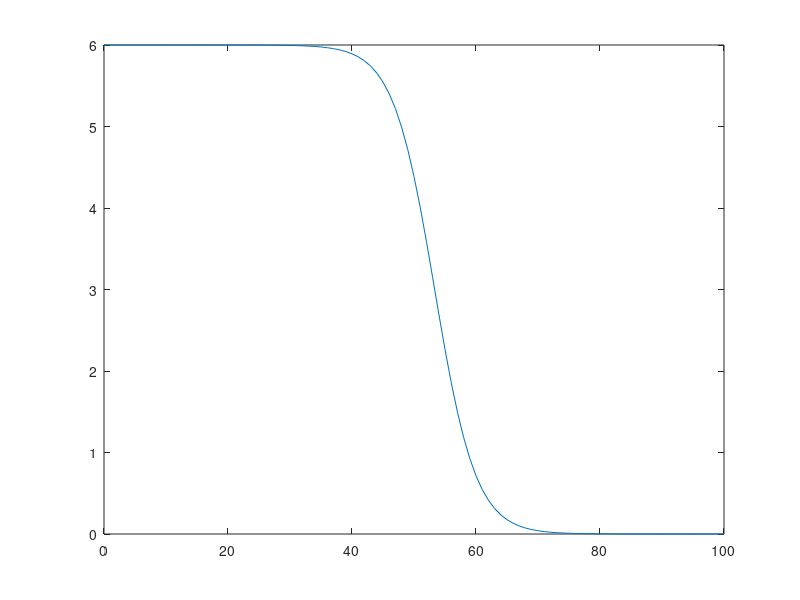
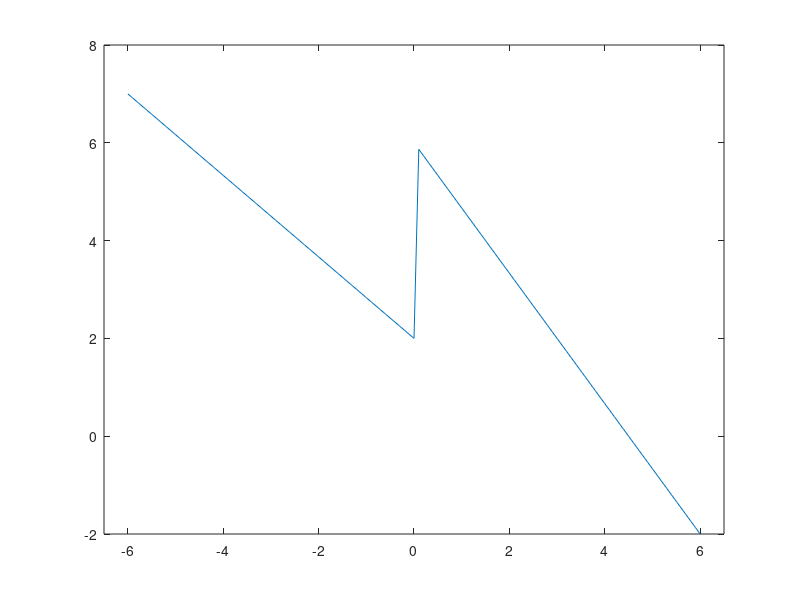

MATLAB code for these plots, in order:
clear
close all

a = 0.3;
b = 16.0;
MAX_LICK_COUNT = 6;
rate = 0:100;
y=MAX_LICK_COUNT - MAX_LICK_COUNT ./ (1+exp(-a.*rate+b));
plot(rate,y)

NEGATIVE_ERROR_START_RATE = 7.0;
NEGATIVE_ERROR_END_RATE = 2.0;
POSITIVE_ERROR_START_RATE = 2.0;
POSITIVE_ERROR_END_RATE = 6.0;
BASE_ERROR_RATE = 2.0;

x = []; y = [];
for error_lick = -MAX_LICK_COUNT:0.1:MAX_LICK_COUNT
    if error_lick < 0
        slope = -(NEGATIVE_ERROR_START_RATE-NEGATIVE_ERROR_END_RATE)/MAX_LICK_COUNT;
        rate = slope*error_lick + NEGATIVE_ERROR_END_RATE;
    elseif error_lick>0
        slope = (POSITIVE_ERROR_START_RATE-POSITIVE_ERROR_END_RATE)/(MAX_LICK_COUNT/2);
        rate = slope*error_lick + POSITIVE_ERROR_END_RATE;
        
%         if (rate<POSITIVE_ERROR_START_RATE) 
%             rate = POSITIVE_ERROR_START_RATE;
%         end
    else
        rate=BASE_ERROR_RATE;
    end
    x = [x; error_lick];
    y = [y; rate];
end

figure
plot(x,y)
xlim([-MAX_LICK_COUNT-0.5 MAX_LICK_COUNT+0.5])
